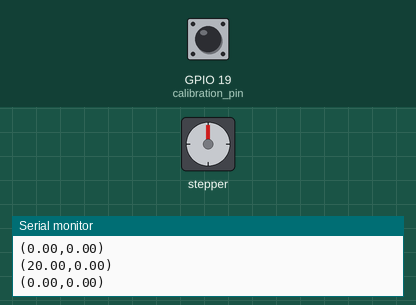
Bench run of a sketch on a simulated ESP32. Shown: stepper motor, the last lines printed to the serial monitor. Wiring (inferred from the names in the program): stepper motor driver (200 steps per turn assumed): step GPIO 22; direction GPIO 23; enable GPIO 18. The test bench sets the inputs (shaded band); at power-on: GPIO 19 (calibration_pin) HIGH.

Above: at 3.2 s.
3.3 s: GPIO 19 (calibration_pin) pulled LOW for 0.15 s
At 3.81 s:
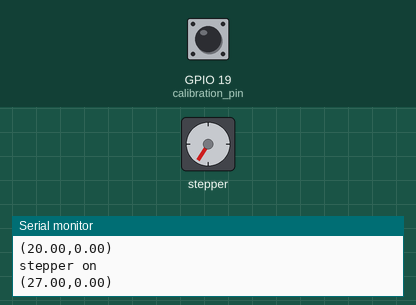
At 4.71 s:
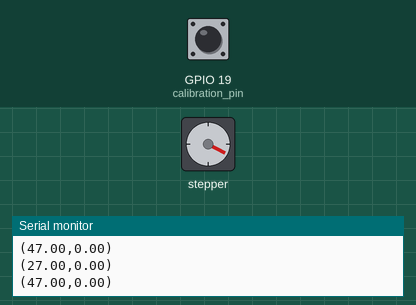
6.3 s: GPIO 19 (calibration_pin) pulled LOW for 1 s
At 7.0 s:
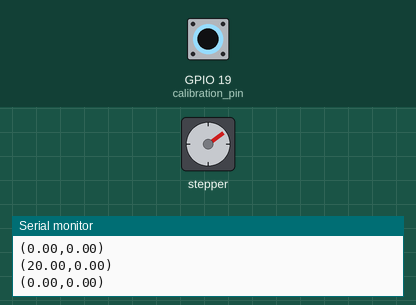
8.8 s: GPIO 19 (calibration_pin) pulled LOW for 0.15 s
Timing chart, 0 to 17.9 s (numbered marks = the images above; inputs shaded):
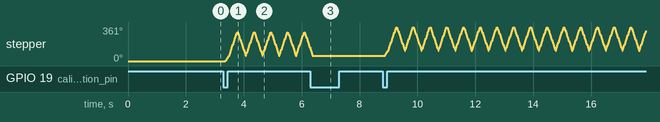

The sketch:

Lidar_stepper.ino
```cpp
#include "TOF_Sense.h"
#define dir_pin 23
#define step_pin 22
#define en_pin 18
#define calibration_pin 19
#define rx_pin 5
#define tx_pin 4
#define steps (200*2)
#define resolution (1.8/2.0) // degree per step
#define shifting_angle_factor 20
#define CLAMP(value, min, max) ((value) < (min) ? (min) : ((value) > (max) ? (max) : (value)))
extern TOF_Parameter TOF_0;
volatile float current_angle;

HardwareSerial MySerial(2);  // Use UART2
String dataToSend ;

void setup() {
  pinMode(dir_pin, OUTPUT);
  pinMode(step_pin, OUTPUT);
  Serial.begin(460800);
  TOF_UART.begin(1500000, SERIAL_8N1, TOF_RX_PIN, TOF_TX_PIN);
  MySerial.begin(500000, SERIAL_8N1, rx_pin, tx_pin);
  pinMode(calibration_pin, INPUT_PULLUP);
  pinMode(en_pin, OUTPUT);
  digitalWrite(en_pin, LOW); // activate the stepper
  delay(2000); // Give time for Serial to connect

  // Run both tasks on Core 1
  xTaskCreatePinnedToCore(
        tof_task,         // Function name
        "tof",            // Task name
        2048,             // Stack size
        NULL,             // Parameter
        1,                // Priority
        NULL,             // Task handle
        1                 // Core 1
  );

  xTaskCreatePinnedToCore(
        stepper_task,     // Function name
        "stepper",        // Task name
        4096,             // Stack size
        NULL,             // Parameter
        2,                // Priority
        NULL,             // Task handle
        1                 // Core 1
  );
}


void tof_task(void *parameter){
  while(1){
    TOF_Active_Decoding(); // Query and decode TOF data
  }
}

void stepper_task(void *parameter){
  float span = 126.0;
  float min_angle_steps = 0, max_angle_steps = 0;
  bool mask = false, mask2 = false;
  int counter = 0;
  float min_angle = 0.0 + ((180.0-span)/2.0);
  float max_angle = 180.0 - ((180.0-span)/2.0);
  float angle1 = 0.0, angle2 = 0.0, dist1 = 0.0, dist2 = 0.0, prev_distance = 0.0, prev_angle = 0.0;
  uint8_t distance_tolerance = 10, angle_tolerance = 3;
  float avg_dist = 0.0, avg_angle = 0.0;
  while(1){
    ////////////////////////////////////// Calibration //////////////////////////////////////
    if (!digitalRead(calibration_pin) && !mask){
      counter ++;
      mask = true;
    }else if(digitalRead(calibration_pin) && mask){
      mask = false;
    }
    if (counter % 2 == 0 && !mask2){
      digitalWrite(en_pin, HIGH); // deactivate the stepper
      Serial.println("stepper off");
      min_angle_steps = 0;
      max_angle_steps = 0;
      mask2 = true;
    }else if(counter % 2 != 0 && mask2){
      digitalWrite(en_pin, LOW); // reactivate the stepper
      Serial.println("stepper on");
      // transforming angle to steps
      min_angle_steps = min_angle/resolution;
      max_angle_steps = max_angle/resolution;
      digitalWrite(dir_pin, HIGH); // AntiClockwise
      vTaskDelay(50 / portTICK_PERIOD_MS);  // for stability
      for (int i = 0; i < min_angle_steps; i++){ // to go to the min angle
        digitalWrite(step_pin, HIGH);
        vTaskDelay(2 / portTICK_PERIOD_MS);
        digitalWrite(step_pin, LOW);
        vTaskDelay(2 / portTICK_PERIOD_MS);
      }
      mask2 = false;
    }
    /////////////////////////////////////////////////////////////////////////////////////////
    float angle_at_min_dist = 181;
    uint32_t min_dist = 9999;  // set high starting value
    digitalWrite(dir_pin, HIGH); // AntiClockwise
    vTaskDelay(5 / portTICK_PERIOD_MS);  // for stability
    for (int i = min_angle_steps; i <= max_angle_steps; i ++){
      digitalWrite(step_pin, HIGH);
      vTaskDelay(1 / portTICK_PERIOD_MS);
      digitalWrite(step_pin, LOW);
      vTaskDelay(1 / portTICK_PERIOD_MS);
      current_angle = i*resolution;
      uint32_t current_dist = TOF_0.dis;  // Get stable snapshot
      // Serial.print(current_angle-10);
      // Serial.print(",");
      // Serial.println(current_dist);
      if (current_dist < min_dist) {
        min_dist = current_dist;
        angle_at_min_dist = current_angle;
      }
    }

    angle1 = angle_at_min_dist;
    dist1 = min_dist;
    angle1 = CLAMP(angle1, 0, (max_angle - shifting_angle_factor));

    Serial.print("(");
    Serial.print(angle1);
    Serial.print(",");
    Serial.print(dist1);
    Serial.println(")");

    dataToSend = String(dist1) + "," + String(angle1) + "\r\n";
    MySerial.print(dataToSend);

    angle_at_min_dist = 181;
    min_dist = 9999;  // set high starting value
    digitalWrite(dir_pin, LOW); // clockwise
    vTaskDelay(5 / portTICK_PERIOD_MS);  // for stability
    for (int i = max_angle_steps; i >= min_angle_steps; i --){
      digitalWrite(step_pin, HIGH);
      vTaskDelay(1 / portTICK_PERIOD_MS);
      digitalWrite(step_pin, LOW);
      vTaskDelay(1 / portTICK_PERIOD_MS);
      current_angle = i*resolution + shifting_angle_factor;

      uint32_t current_dist = TOF_0.dis;  // Get stable snapshot
      // Serial.print(current_angle);
      // Serial.print(",");
      // Serial.println(current_dist);
      if (current_dist <= min_dist) {
        min_dist = current_dist;
        angle_at_min_dist = current_angle;
      }
    }
    angle2 = angle_at_min_dist;
    dist2 = min_dist;
    angle2 = CLAMP(angle_at_min_dist, 0, (max_angle - shifting_angle_factor));

    Serial.print("(");
    Serial.print(angle2);
    Serial.print(",");
    Serial.print(dist2);
    Serial.println(")");

    dataToSend = String(dist2) + "," + String(angle2) + "\r\n";
    MySerial.print(dataToSend);

    // String line = "";
    // while (MySerial.available()) {
    //   char c = MySerial.read();
    //   if (c == '\n') {
    //     Serial.println("Received: " + line);
    //     line = "";
    //   } else if (c != '\r') {
    //     line += c;
    //   }
    // }

  }
}

void loop() {
}
```

TOF_Sense.cpp
```cpp
/*****************************************************************************
 * | File      	:   TOF_Sense.c
 * | Author      :   Waveshare team
 * | Function    :   TOF drive function
 * | Info        :
 *----------------
 * |	This version:   V1.0
 * | Date        :   2024-09-11
 * | Info        :   Basic version
 *
 ******************************************************************************/
#include "TOF_Sense.h"

TOF_Parameter TOF_0;              // Define a structure to store decoded data 定义一个存放解码后数据的结构体
uint8_t count_i = 0, count_j = 0; // Loop count variable 循环计数变量
uint8_t check_sum = 0;            // Checksum 校验和
uint8_t rx_buf[16];               // Serial port receiving array 串口接收数组

/******************************************************************************
function:	Actively acquire TOF data and decode it 主动获取TOF数据，并进行解码
parameter:
Info:
******************************************************************************/
void TOF_Active_Decoding()
{
  if(TOF_UART.available()>0)//如果串口缓存区接收到了数据
  {
    if (TOF_UART.peek() == TOF_FRAME_HEADER) // If it is a frame header, restart the loop count 如果是帧头,则重新开始循环计数
    {
        count_i = 0;
        rx_buf[count_i] = TOF_UART.read(); // Store the read data into a tuple for later decoding 将读取到的数据存入元组中，用于后面解码使用
    }
    else
    {
        rx_buf[count_i] = TOF_UART.read(); // Store the read data into a tuple for later decoding 将读取到的数据存入元组中，用于后面解码使用
    }
    count_i++;//Loop count +1 循环计数+1

    if (count_i > 15)//If the number of received data is greater than 15, the count variable can be cleared and a decoding can be performed. 接收数量大于15,则可以将计数变量清零并进行一次解码
    {
        count_i = 0;
        for (count_j = 0; count_j < 15; count_j++)
        {
            check_sum += rx_buf[count_j]; // Calculate the checksum and take the lowest byte 计算检验和并取最低一个字节
        }
        //Determine whether the decoding is correct 判断解码是否正确
        if ((rx_buf[0] == TOF_FRAME_HEADER) && (rx_buf[1] == TOF_FUNCTION_MARK) && (check_sum == rx_buf[15])) // 如果接收数组第一和第二个元素分别等于TOF_FRAME_HEADER和TOF_FUNCTION_MARK，且算出的校验和的低字节等于协议中的校验和，说明解码正确
        {
            TOF_0.id = rx_buf[3];                                                                                                                                                  // ID of the TOF module TOF 模块的 ID
            TOF_0.system_time = (unsigned long)(((unsigned long)rx_buf[7]) << 24 | ((unsigned long)rx_buf[6]) << 16 | ((unsigned long)rx_buf[5]) << 8 | (unsigned long)rx_buf[4]); // The time after the TOF module is powered on TOF模块上电后经过的时间
            TOF_0.dis = ((float)(((long)(((unsigned long)rx_buf[10] << 24) | ((unsigned long)rx_buf[9] << 16) | ((unsigned long)rx_buf[8] << 8))) / 256));                         // The distance output by the TOF module TOF模块输出的距离
            TOF_0.dis_status = rx_buf[11];                                                                                                                                         // Distance status indication output by TOF module TOF模块输出的距离状态指示
            TOF_0.signal_strength = (unsigned int)(((unsigned int)rx_buf[13] << 8) | (unsigned int)rx_buf[12]);                                                                    // The signal strength output by the TOF module TOF模块输出的信号强度
            TOF_0.range_precision = rx_buf[14];                                                                                                                                    // The repeatability accuracy reference value output by the TOF module is invalid for Type C, Type D and Mini. TOF模块输出的重复测距精度参考值，对于C型,D型和Mini型是无效的
            while (TOF_UART.read()>= 0);//Clear the serial port buffer 清空串口缓存
        }
        else
        {
            printf("Verification failed.\r\n");
        }
    }
    check_sum = 0; //Clear Checksum 清空校验和
  }
}

uint8_t tx_buf[8] = {0x57,0x10,0xff,0xff,0x00,0xff,0xff,0x63};//Query the command with ID 0 查询ID为0的命令


/******************************************************************************
function:	Get TOF data by querying and decoding 通过查询的方式获取TOF数据，并进行解码
parameter:
Info:
******************************************************************************/
void TOF_Inquire_Decoding(uint8_t id)
{
    tx_buf[4] = id;//Add the ID you want to query to the command 将需要查询的ID添加到命令中
    tx_buf[7] = id + 0x63;//Update Checksum 更新校验和
    while (TOF_UART.read()>= 0);//Clear the serial port buffer 清空串口缓存
    TOF_UART.write(tx_buf,8);//Start query 开始查询
    delay(10);//Waiting for the sensor to return data 等待传感器返回数据
    TOF_UART.read(rx_buf,16);//Reading sensor data 读取传感器数据
    for (count_j = 0; count_j < 15; count_j++)
    {
        check_sum += rx_buf[count_j]; // Calculate the checksum and take the lowest byte 计算检验和并取最低一个字节
    }
    //Determine whether the decoding is correct 判断解码是否正确
    if ((rx_buf[0] == TOF_FRAME_HEADER) && (rx_buf[1] == TOF_FUNCTION_MARK) && (check_sum == rx_buf[15])) // 如果接收数组第一和第二个元素分别等于TOF_FRAME_HEADER和TOF_FUNCTION_MARK，且算出的校验和的低字节等于协议中的校验和，说明解码正确
    {
        TOF_0.id = rx_buf[3];                                                                                                                                                  // ID of the TOF module TOF 模块的 ID
        TOF_0.system_time = (unsigned long)(((unsigned long)rx_buf[7]) << 24 | ((unsigned long)rx_buf[6]) << 16 | ((unsigned long)rx_buf[5]) << 8 | (unsigned long)rx_buf[4]); // The time after the TOF module is powered on TOF模块上电后经过的时间
        TOF_0.dis = ((float)(((long)(((unsigned long)rx_buf[10] << 24) | ((unsigned long)rx_buf[9] << 16) | ((unsigned long)rx_buf[8] << 8))) / 256));                         // The distance output by the TOF module TOF模块输出的距离
        TOF_0.dis_status = rx_buf[11];                                                                                                                                         // Distance status indication output by TOF module TOF模块输出的距离状态指示
        TOF_0.signal_strength = (unsigned int)(((unsigned int)rx_buf[13] << 8) | (unsigned int)rx_buf[12]);                                                                    // The signal strength output by the TOF module TOF模块输出的信号强度
        TOF_0.range_precision = rx_buf[14];                                                                                                                                    // The repeatability accuracy reference value output by the TOF module is invalid for Type C, Type D and Mini. TOF模块输出的重复测距精度参考值，对于C型,D型和Mini型是无效的
        if (TOF_0.dis_status == 0)
            printf("Measurement distance is invalid.\r\n");
        else
            printf("Measurement distance is valid.\r\n");
    }
    else
    {
        printf("Verification failed.\r\n");
    }
    check_sum = 0; // Clear Checksum 清空校验和
}
```

TOF_Sense.h
```cpp
#ifndef _TOF_SENSE_H_
#define _TOF_SENSE_H_

#include "Arduino.h"

//Define uart communication pins 定义uart通信引脚
#define TOF_RX_PIN  5
#define TOF_TX_PIN  4

//Redefine serial port name 重定义串口名
#define TOF_UART Serial1

#define TOF_FRAME_HEADER 0x57//定义TOFSense系列和TOFSense-F系列的帧头
#define TOF_FUNCTION_MARK 0x00//定义TOFSense系列和TOFSense-F系列的功能码

typedef struct {
  uint8_t id;//TOF模块的id
  uint32_t system_time;//TOF模块上电后经过的时间，单位：ms
  uint32_t dis;//TOF模块输出的距离，单位：m
  uint8_t dis_status;//TOF模块输出的距离状态指示
  uint16_t signal_strength;//TOF模块输出的信号强度
  uint8_t range_precision;//TOF模块输出的重复测距精度参考值，TOFSense-F系列有效，单位：cm
} TOF_Parameter;//解码后的TOF数据结构体

void TOF_Active_Decoding();
void TOF_Inquire_Decoding(uint8_t id);
#endif // _TOF_SENSE_H_
```

Measured:
- after the input at 3.3 s, stepper: turns 306° clockwise in 0.40 s, then 249° counter-clockwise in 0.28 s, then 250° clockwise in 0.26 s, then 252° counter-clockwise in 0.26 s, and so on
- after the input at 6.3 s, stepper: goes on until 6.4 s, then stays 54°
